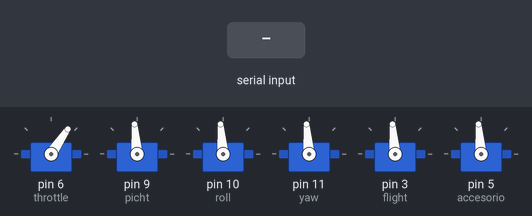
Bench run of a sketch on a simulated Arduino Uno, built with avr-gcc and run on an emulated ATmega328P. Parts: 6 × servo. Inputs (shaded band) come from the test bench. What the sketch prints to the serial monitor is not drawn.

Above: at 1.2 s.
1.3 s: "a" received over Serial
At 3.2 s:
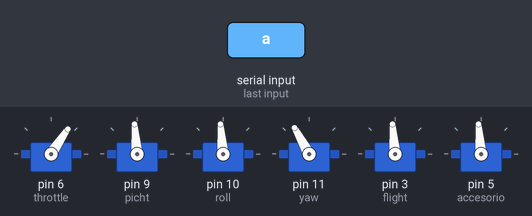
At 13.2 s:
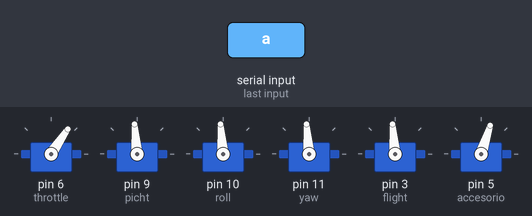
Timing chart, 0 to 14.0 s (numbered marks = the images above; inputs shaded):
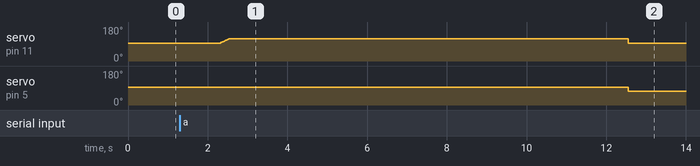

Measured:
- after the input at 1.3 s, servo on pin 11 (yaw): rises from 95° to 119° in 0.22 s, then falls to 95° in 10.0 s; servo on pin 5 (accesorio): 95° → 72° after 11.3 s

The sketch:

controlOpenpilot.ino
```cpp
/*
   #Fabrica de Software.
   #Alexander Fidel Marquez
   #UMSS ING Informatica
   #control openpilot.
   #frecuencia = 50 hz
   #duty  = entre 1 ms a 1.7 ms

*/
#include <Servo.h>

//int pot = 72;
Servo picht;
Servo roll;
Servo yaw;
Servo flight;
Servo accesorio;
Servo throttle;
//int pos = 0;
int lectura=0;
int outputValue_throttle=56;
int outputValue_picht=95;
int outputValue_roll=95;
int outputValue_yaw=95;
int outputValue_flight=95;
int outputValue_accesorio=95;

void setup()
{
  throttle.attach(6);
  picht.attach(9);
  roll.attach(10);
  yaw.attach(11);
  flight.attach(3);
  accesorio.attach(5);
  Serial.begin(9600);
  Serial.println("conectado");
  throttle.write(outputValue_throttle);
  picht.write(outputValue_picht);
  roll.write(outputValue_roll);
  yaw.write(outputValue_yaw);
  flight.write(outputValue_flight);
  accesorio.write(outputValue_accesorio);
}

void loop()
{


  if(Serial.available()>0)
  {
    lectura = Serial.read();
     if(lectura == 't')
     {
       lectura = Serial.parseInt();
       outputValue_throttle = map(lectura, 0, 100, 56, 130);
       throttle.write(outputValue_throttle);
       //Serial.print(outputValue_throttle);

     }

    if(lectura == 'p')
    {
          lectura = Serial.parseInt();
          outputValue_picht = map(lectura, 0, 100, 72, 119);
          picht.write(outputValue_picht);
          //delay(15);
          //Serial.println(outputValue); */
    }

    if(lectura == 'r')
    {
       lectura = Serial.parseInt();
       outputValue_roll = map(lectura, 0, 100, 72, 119);
       roll.write(outputValue_roll);
       //delay(15);
       //Serial.println(outputValue);
    }
    if(lectura == 'y')
    {
       lectura = Serial.parseInt();
       outputValue_yaw = map(lectura, 0, 100, 72, 119);
       yaw.write(outputValue_yaw);
       //delay(15);
       //Serial.println(outputValue);

    }

    if(lectura== 'f')
    {
       lectura = Serial.parseInt();
       outputValue_flight = map(lectura, 0, 100, 72, 119);
       yaw.write(outputValue_flight);
    }
    if(lectura== 'a')
    {
       lectura = Serial.parseInt();
       outputValue_accesorio = map(lectura, 0, 100, 72, 119);
       yaw.write(outputValue_accesorio);
    }
    if(lectura = 's')
    {
      armar();
    }

  }// lectura del  serial
    throttle.write(outputValue_throttle);
    picht.write(outputValue_picht);
    roll.write(outputValue_roll);
    yaw.write(outputValue_yaw);
    flight.write(outputValue_flight);
    accesorio.write(outputValue_accesorio);
}
void armar()
{
  for(int i = 95; i<= 119; i++)
  {
     yaw.write(i);
     delay(10);
  }

  yaw.write(119);
  delay(10000);
  for(int j = 119;j>95;j--)
  {
    yaw.write(j);
  }
  yaw.write(95);
  //delay(10000);

}
```
